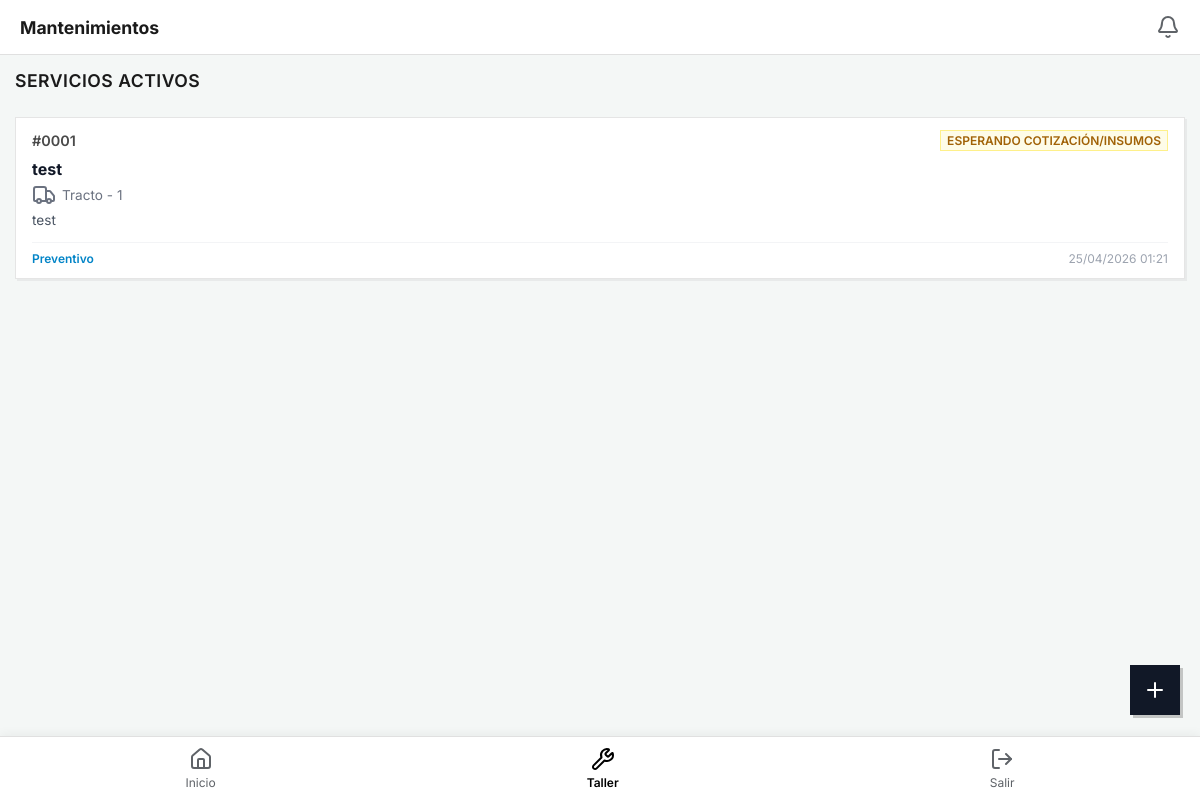
Page /staff/maintenance/ (signed in) on the earlier database version.
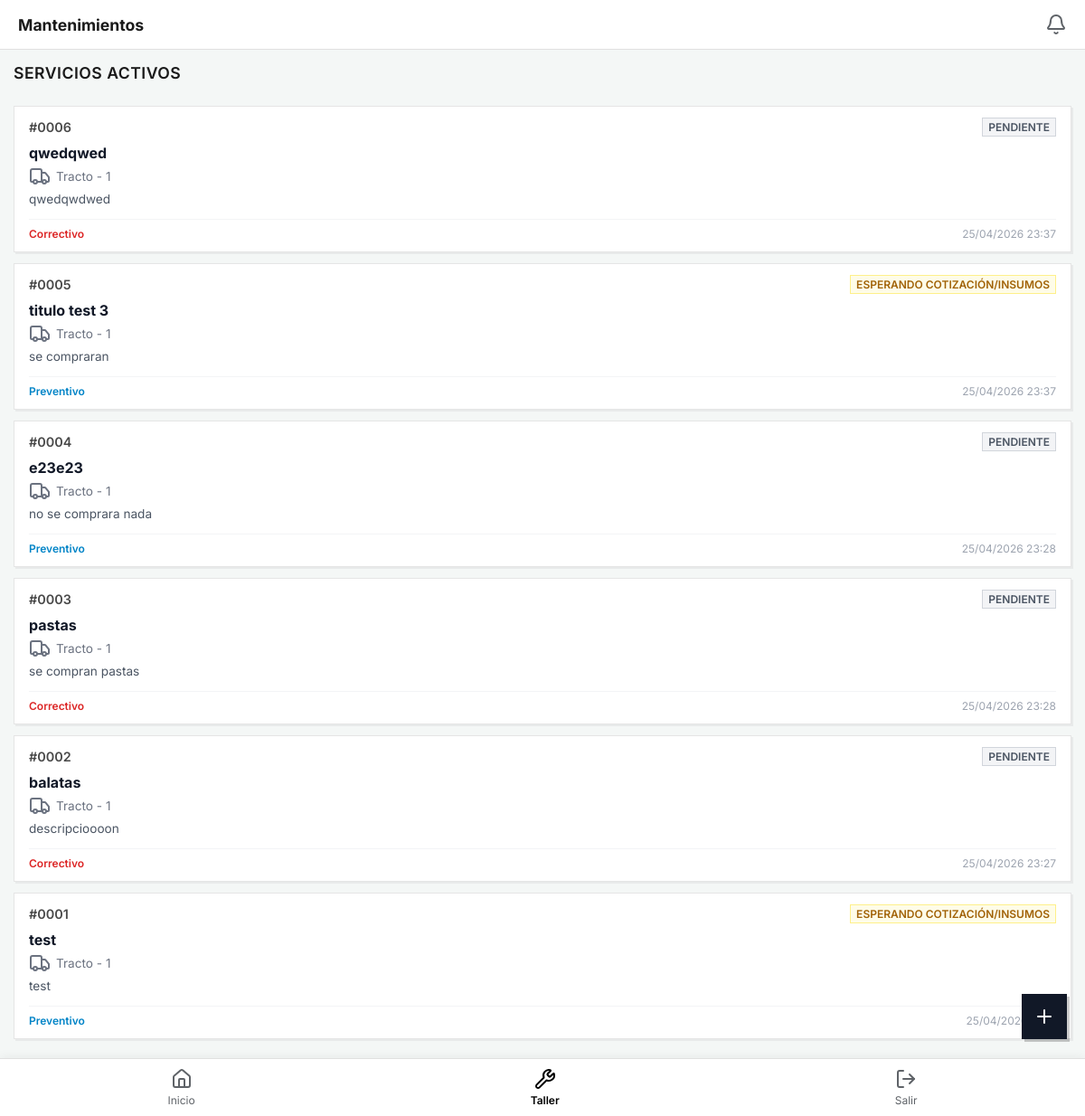
Same page on the later database version.
### home/models.py (models this page shows, shortened)
class MaintenanceService(models.Model):
    STATUS_CHOICES = [
        ('pendiente', 'Pendiente'),
        ('en_progreso', 'En Progreso'),
        ('esperando_insumos', 'Esperando Cotización/Insumos'),
        ('terminado', 'Terminado'),
    ]
    SERVICE_TYPES = [
        ('preventivo', 'Preventivo'),
        ('correctivo', 'Correctivo'),
    ]
    title = models.CharField(max_length=150, verbose_name="Título del Servicio")
    description = models.TextField(verbose_name="Descripción del Problema/Servicio")
    service_type = models.CharField(max_length=20, choices=SERVICE_TYPES, default='correctivo')
    status = models.CharField(max_length=30, choices=STATUS_CHOICES, default='pendiente')
    asset = models.ForeignKey('Asset', on_delete=models.CASCADE, related_name='services', verbose_name="Activo")
    reported_by = models.ForeignKey(settings.AUTH_USER_MODEL, on_delete=models.SET_NULL, null=True, related_name='reported_services')
    start_date = models.DateTimeField(null=True, blank=True, verbose_name="Fecha de Inicio")
    end_date = models.DateTimeField(null=True, blank=True, verbose_name="Fecha de Término")
    created_at = models.DateTimeField(auto_now_add=True)
    updated_at = models.DateTimeField(auto_now=True)
    class Meta:
        db_table = 'home_maintenance_service'
        ordering = ['-created_at']

class Asset(models.Model):
    ASSET_TYPE_CHOICES = [
        ('tracto', 'Tracto'),
        ('caja', 'Caja'),
    ]
    asset_type = models.CharField(
        max_length=10,
        choices=ASSET_TYPE_CHOICES,
        verbose_name="Tipo de Activo"
    )
    number = models.CharField(max_length=50, unique=True, verbose_name="Número Económico")
    observations = models.TextField(blank=True, null=True, verbose_name="Observaciones")
    created_at = models.DateTimeField(auto_now_add=True)
    updated_at = models.DateTimeField(auto_now=True)
    brand = models.CharField(max_length=100, blank=True, null=True, verbose_name="Marca")
    model_name = models.CharField(max_length=100, blank=True, null=True, verbose_name="Modelo")
    transmission = models.CharField(max_length=100, blank=True, null=True, verbose_name="Transmisión")
    operator = models.CharField(max_length=150, blank=True, null=True, verbose_name="Operador")
    operator_number = models.CharField(max_length=50, blank=True, null=True, verbose_name="Número de Operador")
    engine = models.CharField(max_length=100, blank=True, null=True, verbose_name="Motor")
    plates = models.CharField(max_length=20, blank=True, null=True, verbose_name="Placas")
    dimensions = models.CharField(max_length=100, blank=True, null=True, verbose_name="Dimensiones")
    state = models.CharField(max_length=100, blank=True, null=True, verbose_name="Estado")
    condition = models.CharField(max_length=100, blank=True, null=True, verbose_name="Condición")
    class Meta:
        verbose_name = "Activo"
        verbose_name_plural = "Activos"
        ordering = ['-created_at']

### staff/views.py (the view)
# urls.py: path('maintenance/', user_passes_test(is_staff_user)(views.staff_maintenance_list), name='maintenance_list'),
def staff_maintenance_list(request):
    active_services = maintenance_ctrl.get_active_services_for_staff()
    return render(request, 'maintenance/maintenance_list.html', {
        'services': active_services
    })

### staff/controllers/maintenance.py (called while the page is built)
def get_active_services_for_staff():
    return MaintenanceService.objects.select_related('asset').exclude(status='terminado').order_by('-created_at')

### staff/urls.py (called while the page is built)
def is_staff_user(user):
    return user.is_authenticated and user.role == 'staff'

### staff/templates/maintenance/maintenance_list.html
{% extends 'mobile.html' %}
{% load static %}
{% block page_title %}Mantenimientos{% endblock %}
{% block extra_css %}
<link rel="stylesheet" href="{% static 'css/staff_maintenance_list.css' %}">
{% endblock %}
{% block content %}
<div class="maintenance-container">
    <div class="list-header">
        <h2 class="section-title">Servicios Activos</h2>
    </div>
    <div class="service-list">
        {% for service in services %}
        <div class="service-card">
            <div class="card-header">
                <span class="service-id">#{{ service.id|stringformat:"04d" }}</span>
                <span class="status-badge status-{{ service.status }}">
                    {{ service.get_status_display }}
                </span>
            </div>
            <div class="card-body">
                <h4 class="service-title">{{ service.title }}</h4>
                <p class="service-asset">
                    <i data-lucide="truck"></i> {{ service.asset.get_asset_type_display }} - {{ service.asset.number }}
                </p>
                <p class="service-desc">{{ service.description|truncatechars:80 }}</p>
            </div>
            <div class="card-footer">
                <span class="service-type type-{{ service.service_type }}">{{ service.get_service_type_display }}</span>
                <span class="service-date">{{ service.created_at|date:"d/m/Y H:i" }}</span>
            </div>
        </div>
        {% empty %}
        <div class="empty-state">
            <i data-lucide="inbox"></i>
            <p>No hay mantenimientos activos en este momento.</p>
        </div>
        {% endfor %}
    </div>
    <a href="{% url 'create_maintenance' %}" class="fab-button" aria-label="Nuevo Servicio">
        <i data-lucide="plus"></i>
    </a>
</div>
{% endblock %}

Differences in the rows shown:
added MaintenanceService: id "0006", status "PENDIENTE", title "qwedqwed", asset.asset_type "Tracto", asset.number "1", description "qwedqwdwed", service_type "Correctivo", created_at "25/04/2026 23:37"
added MaintenanceService: id "0005", status "ESPERANDO COTIZACIÓN/INSUMOS", title "titulo test 3", asset.asset_type "Tracto", asset.number "1", description "se compraran", service_type "Preventivo", created_at "25/04/2026 23:37"
added MaintenanceService: id "0004", status "PENDIENTE", title "e23e23", asset.asset_type "Tracto", asset.number "1", description "no se comprara nada", service_type "Preventivo", created_at "25/04/2026 23:28"
added MaintenanceService: id "0003", status "PENDIENTE", title "pastas", asset.asset_type "Tracto", asset.number "1", description "se compran pastas", service_type "Correctivo", created_at "25/04/2026 23:28"
added MaintenanceService: id "0002", status "PENDIENTE", title "balatas", asset.asset_type "Tracto", asset.number "1", description "descripcioooon", service_type "Correctivo", created_at "25/04/2026 23:27"
